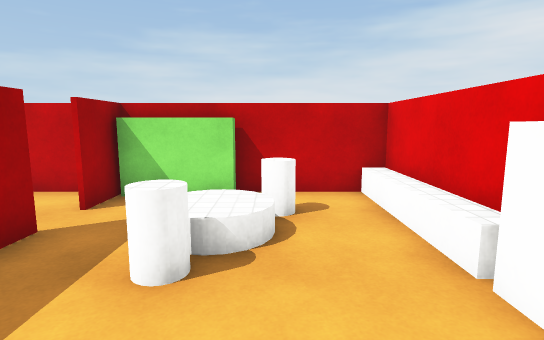
[1] (above)

24 first-person views from a walk through a 3-D level made in the Unity game engine. The camera is 1.5 m above the floor, tilts 8° down and sees 80° across. The floor is counted in squares, 1 m on a side. Each view is taken from the middle of a square. On the plan, view 1 faces up. The plan holds only what a view shows up to about 15 squares ahead; the rest is blank. The place goes on beyond the plan. The player character is not drawn. Door leaves are left out, so doorways stand open. Surface patterns are stand-ins for the level's own textures.

[2]
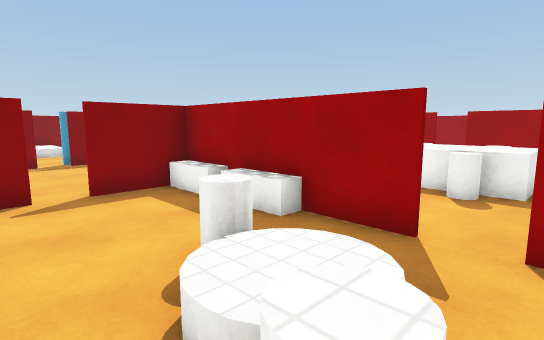

[3]
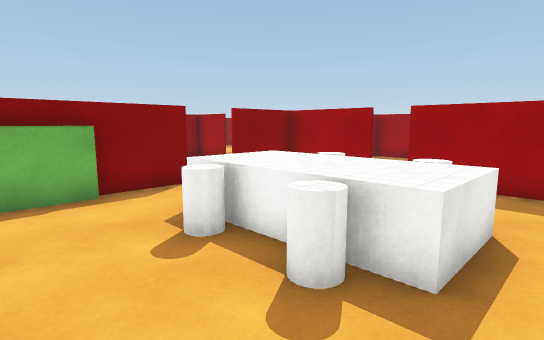

[4]
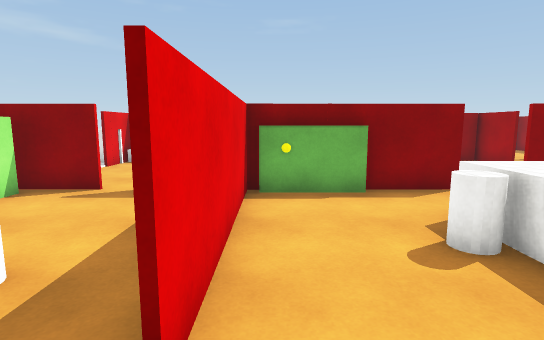

[5]
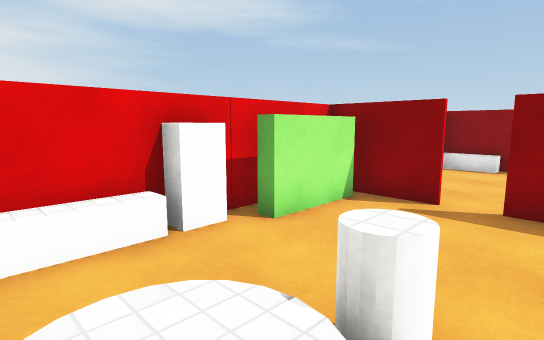

[6]
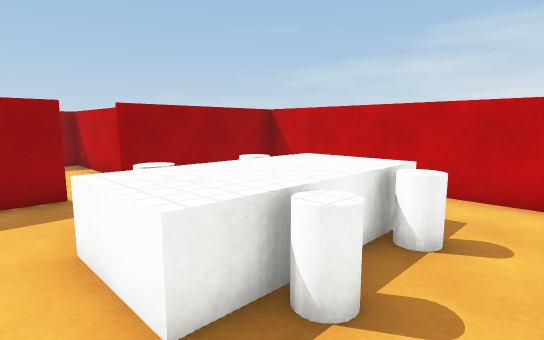

[7]
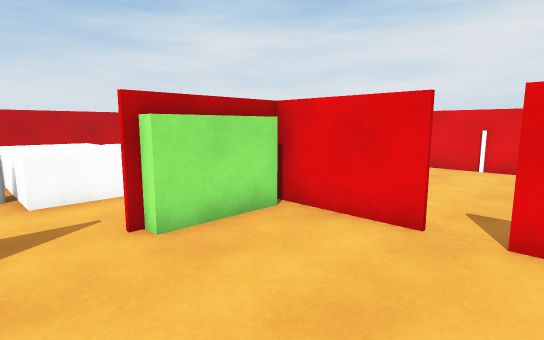

[8]
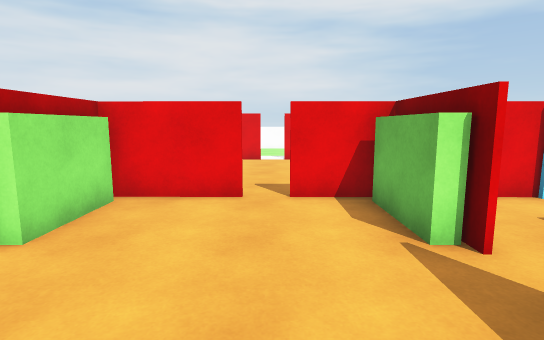

[9]
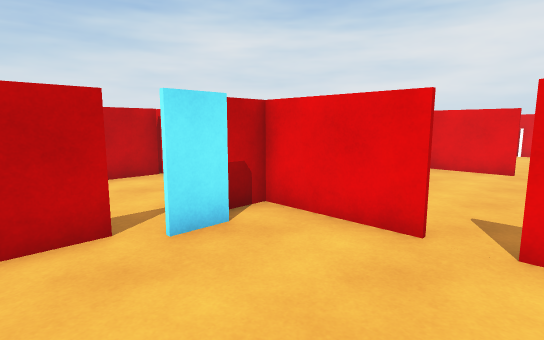

[10]
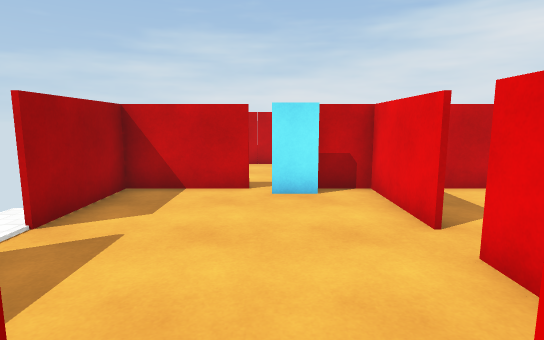

[11]
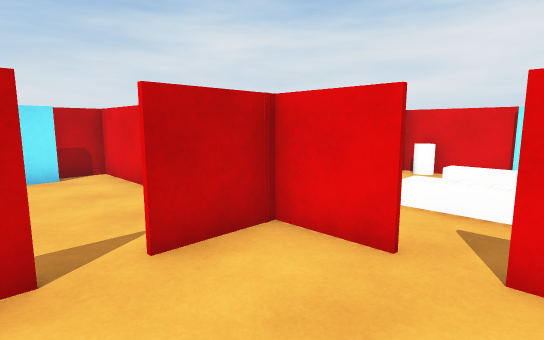

[12]
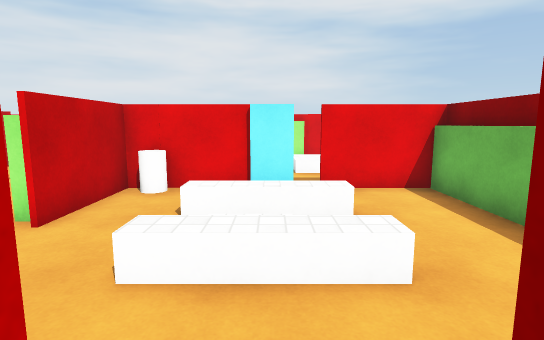

[13]
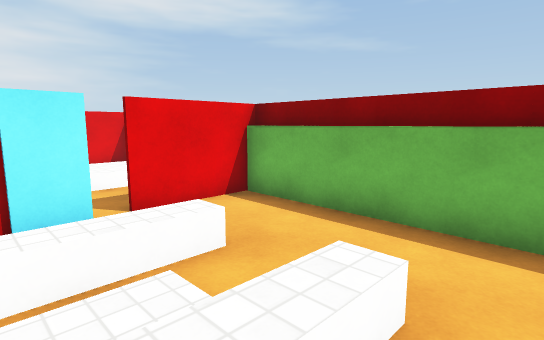

[14]
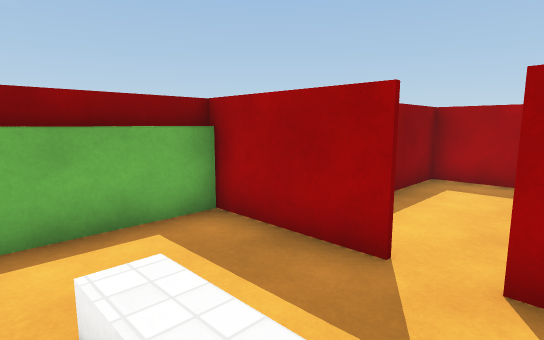

[15]
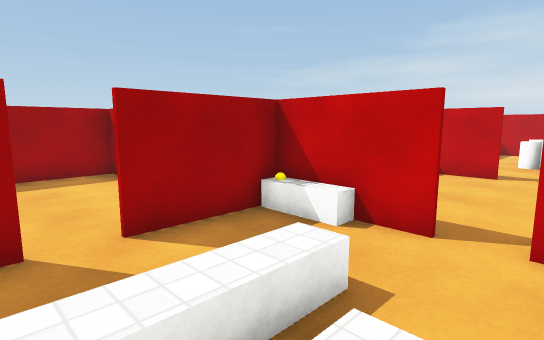

[16]
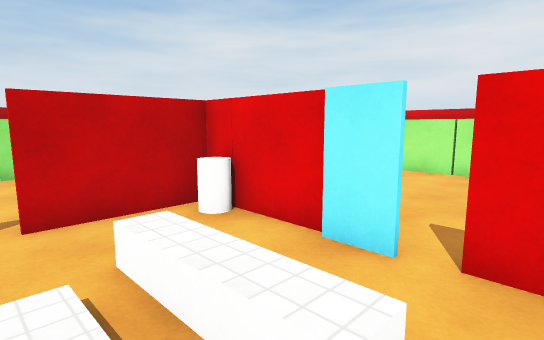

[17]
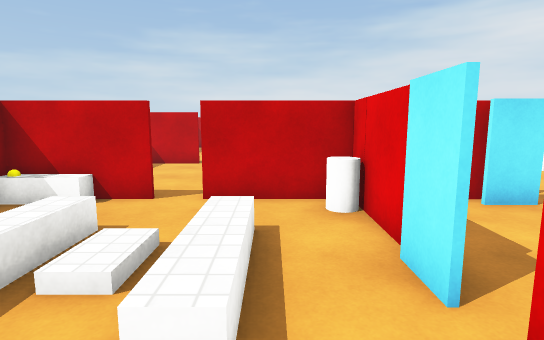

[18]
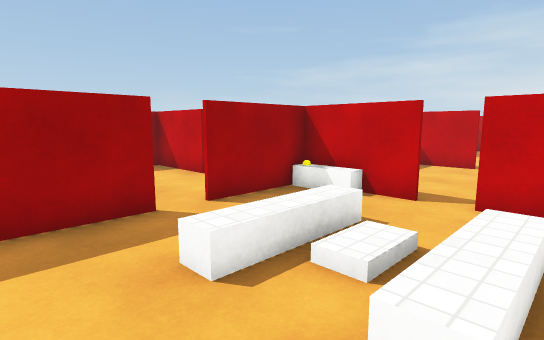

[19]
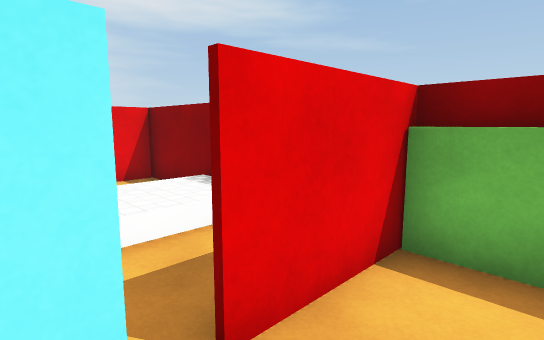

[20]
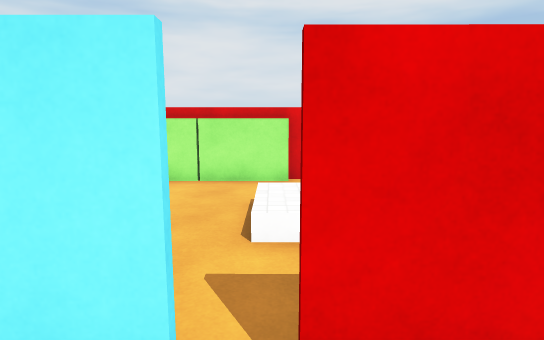

[21]
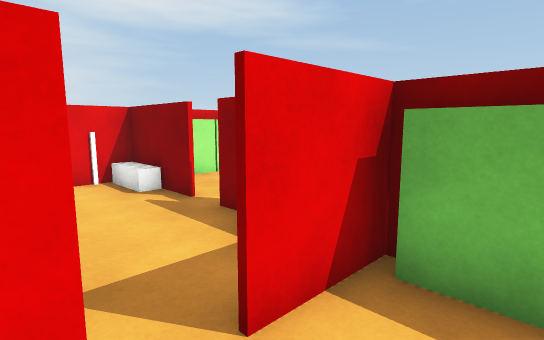

[22]
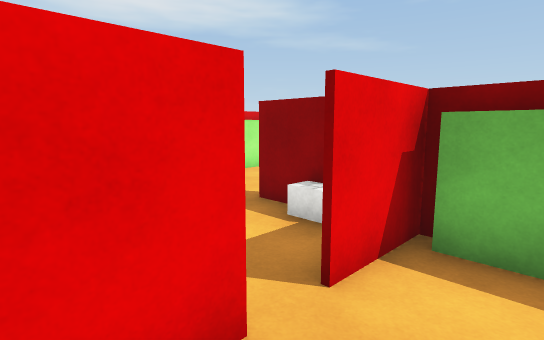

[23]
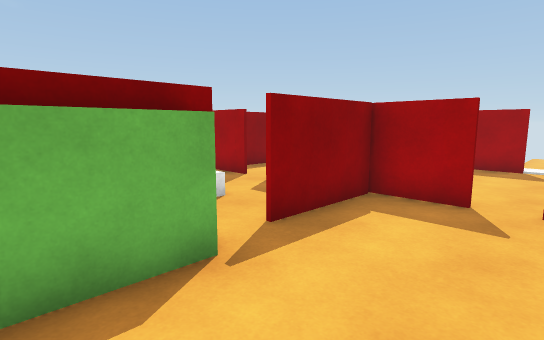

[24]
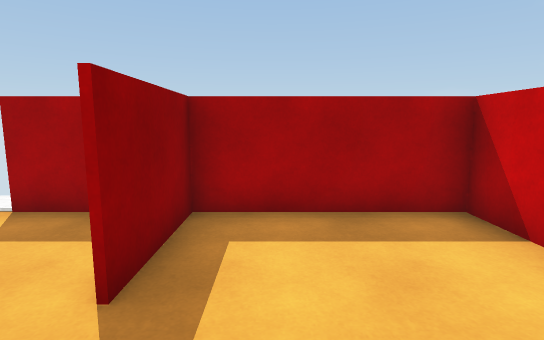

### Floor plan
Key: @ floor where view 1 was taken; # wall or solid block; x gap in a wall; . main floor; : floor 0.5 m higher than the main floor; / step, stairs or slope; D open door; = window, fence, low wall or low ledge; ^ raised ledge; O other object.
Columns run from 19 left of view 1 to 3 right of it. Each row starts with its distance up from view 1.
  7        ################
  6        #........#..O..#
  5        #..^^^..DD.OO..#
  4        #.OO^OO..#.O...#
  3 #######DD.^^^...#.O..O#
  2 #........OO^OO..O....O#
  1 #......#..^^^...O....##
  0 #......#........O..@.#
 -1 ####..####...##OO#####
 -2 #...###....#####  DD.#
 -3 ##....#.......#  ....#
 -4 .#....#.......#......##
 -5 D....DD......DD......DD
 -6  #....#.......#......##
 -7 ##....#.##.####O#==OO##
 -8 ####DD##O.DD.O########
 -9 #......#......#......#
-10 #......#.////.#......#
-11 #......DD////.#......#
-12 #......#././/.x.:::..#
-13 ########......#.:::  #
-14        #......# ::: .#
-15        ########   ####

Where each view was taken, in squares from view 1:
view 1: 0 up, 0 right, facing up
view 2: 6 up, 1 right, facing down-left
view 3: 6 up, 4 left, facing down-left
view 4: 6 up, 4 left, facing down
view 5: 5 up, 2 left, facing down-right
view 6: 0 up, 5 left, facing up-left
view 7: 6 down, 10 left, facing up-right
view 8: 5 down, 12 left, facing right
view 9: 6 down, 17 left, facing up-right
view 10: 9 down, 15 left, facing up
view 11: 12 down, 16 left, facing up-right
view 12: 11 down, 13 left, facing right
view 13: 10 down, 11 left, facing down-right
view 14: 10 down, 9 left, facing down-left
view 15: 12 down, 8 left, facing up-left
view 16: 13 down, 9 left, facing up-right
view 17: 14 down, 7 left, facing up
view 18: 14 down, 7 left, facing up-left
view 19: 11 down, 7 left, facing down-right
view 20: 12 down, 7 left, facing right
view 21: 4 down, 7 left, facing down-right
view 22: 3 down, 7 left, facing down-right
view 23: 4 down, 6 left, facing down-left
view 24: 0 up, 13 left, facing left
